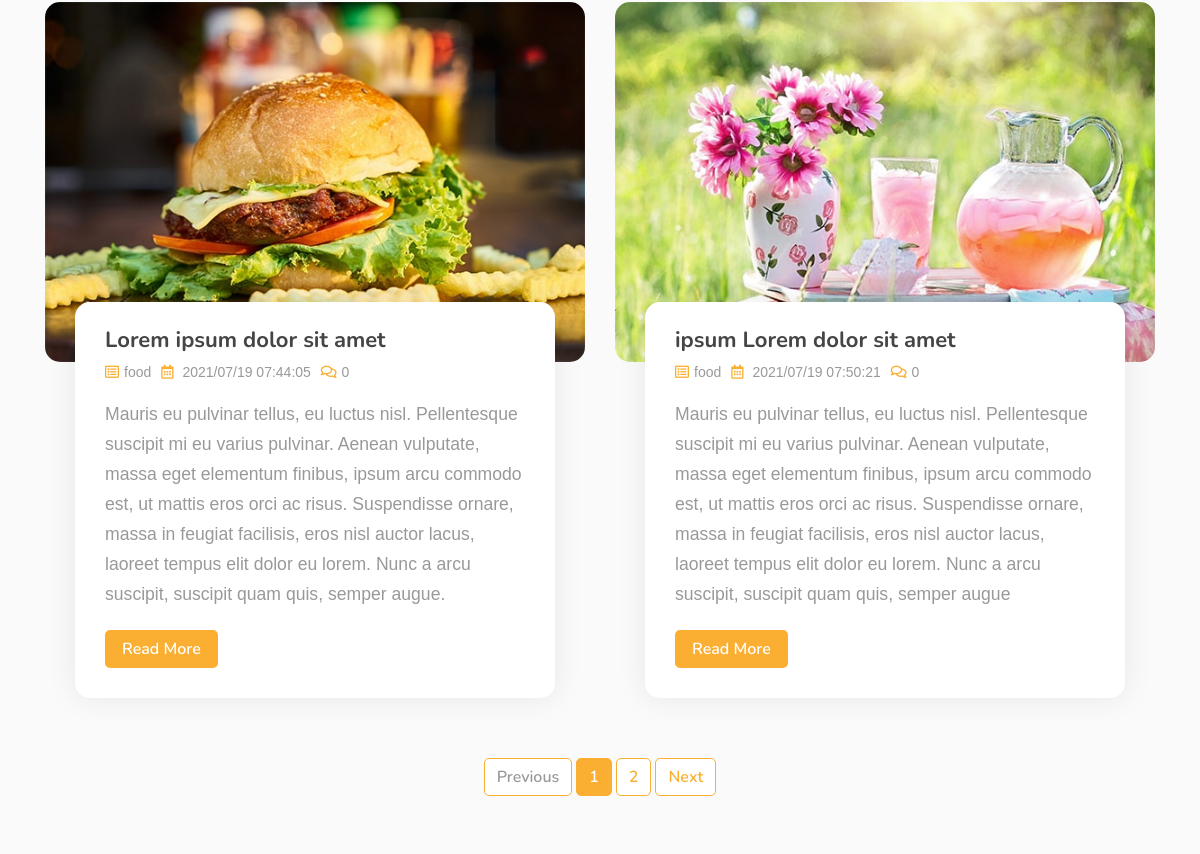
The page /blog.php (middle part) on the database as committed earlier.
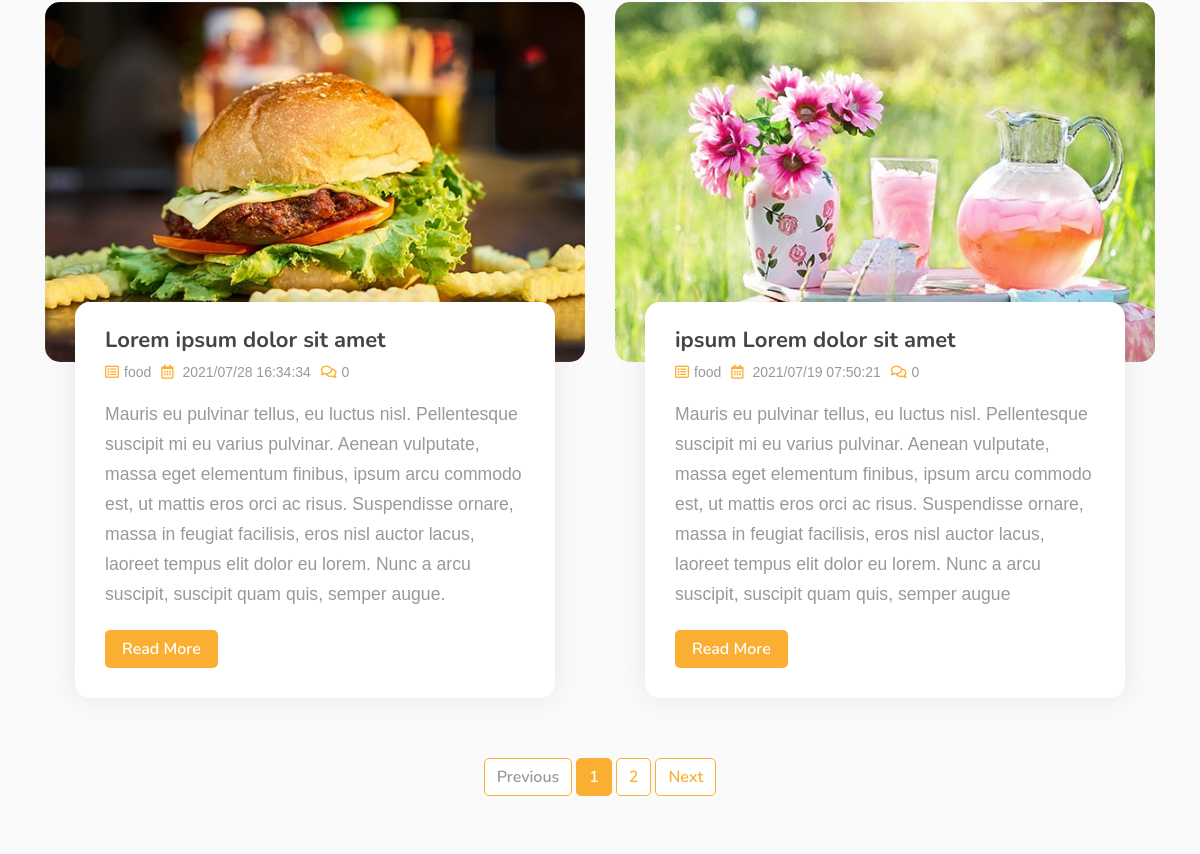
The same page on the database as committed later.
### tables this page shows
CREATE TABLE `food_blog` (
  `id` int(16) NOT NULL,
  `title1` varchar(256) NOT NULL,
  `title2` varchar(256) NOT NULL,
  `title3` varchar(256) NOT NULL,
  `info1` text NOT NULL,
  `info2` text NOT NULL,
  `info3` text NOT NULL,
  `img` varchar(128) NOT NULL,
  `categories` varchar(128) NOT NULL,
  `date` int(32) NOT NULL,
  `tag` text NOT NULL
);

### blog.php (the view, shortened to what the changed rows need)
<!DOCTYPE html>
<html lang="en">
<head>
    <link href="https://stackpath.bootstrapcdn.com/bootstrap/4.4.1/css/bootstrap.min.css" rel="stylesheet">
    <link href="https://cdnjs.cloudflare.com/ajax/libs/font-awesome/5.10.0/css/all.min.css" rel="stylesheet">
    <link href="lib/animate/animate.min.css" rel="stylesheet">
    <link href="lib/owlcarousel/assets/owl.carousel.min.css" rel="stylesheet">
    <link href="lib/flaticon/font/flaticon.css" rel="stylesheet">
    <link href="lib/tempusdominus/css/tempusdominus-bootstrap-4.min.css" rel="stylesheet" />
    <link href="css/style.css" rel="stylesheet">
</head>
<body>
    <div class="blog">
        <div class="container">
            <div class="row">
                <?php
                require_once "./php/db.php";
                $tag = isset($_GET['tag']) ? $_GET['tag'] : false;
                $itemsCount = 2;
                $page = isset($_GET["page"]) ? $_GET["page"] : 1;
                $from = ($page-1)*$itemsCount;
                if ($tag != false) {
                    $query = "SELECT id, title1, info1, img, categories, tag, date FROM food_blog WHERE tag LIKE '%" . $tag . "%' LIMIT $from, $itemsCount";
                    $query2 = "SELECT id, title1, info1, img, categories, tag, date FROM food_blog WHERE tag LIKE '%" . $tag . "%'";
                } else {
                    $query = "SELECT id, title1, info1, img, categories, tag, date FROM food_blog LIMIT $from, $itemsCount";
                }
                $result = mysqli_query($mysqli, $query);
                while ($row = mysqli_fetch_assoc($result)) {
                ?>
                    <div class="col-md-6">
                        <div class="blog-item">
                            <div class="blog-img">
                                <img src="img/blogGrid/<?php echo $row['img'] ?>" alt="<?php echo $row['title1'] ?>">
                            </div>
                            <div class="blog-content">
                                <h2 class="blog-title"><?php echo $row['title1'] ?></h2>
                                <div class="blog-meta">
                                    <p><i class="far fa-list-alt"></i><?php echo $row['categories'] ?></p>
                                    <p><i class="far fa-calendar-alt"></i>
                                        <?php echo date("Y/m/d H:i:s", $row['date']) ?>
                                    </p>
                                    <?php
                                    $query1 = "SELECT id FROM comment WHERE blog_id = '" . $row["id"] . "'";
                                    $result1 = mysqli_query($mysqli, $query1);
                                    $count = mysqli_num_rows($result1);
                                    ?>
                                    <p><i class="far fa-comments"></i><?php echo $count; ?></p>
                                </div>
                                <div class="blog-text">
                                    <p><?php echo $row['info1'] ?></p>
                                    <a class="btn custom-btn" href="single.php?id=<?php echo $row['id'] ?>">Read More</a>
                                </div>
                            </div>
                        </div>
                    </div>
                <?php
                }
                ?>
            </div>
        </div>
    </div>
</body>
</html>

Rows that differ between the two databases and show on the page:
changed food_blog "Lorem ipsum dolor sit amet": date "2021/07/19 07:44:05" → "2021/07/28 16:34:34"
